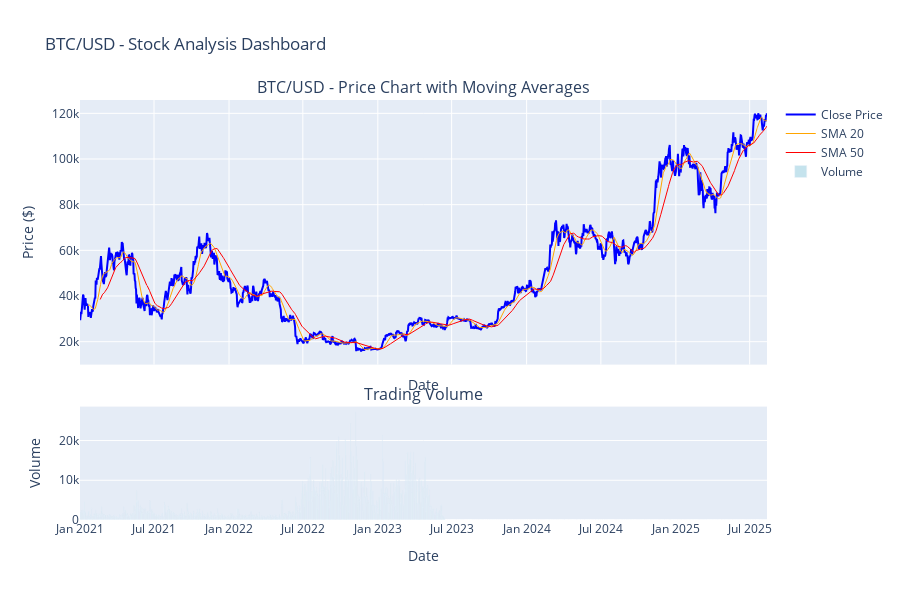
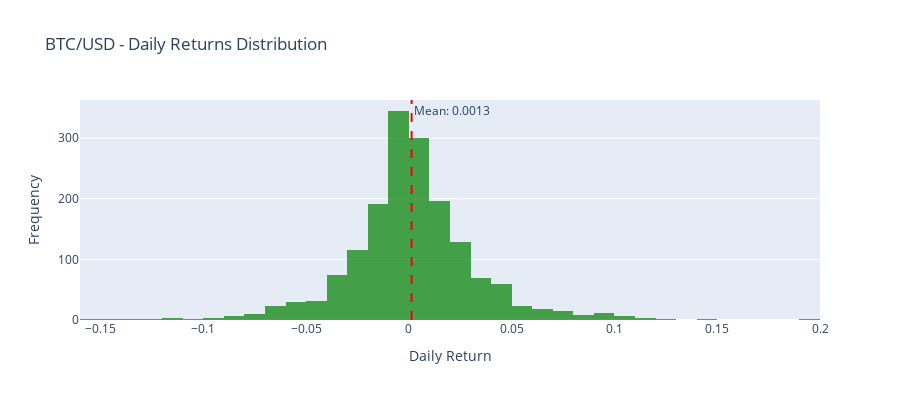
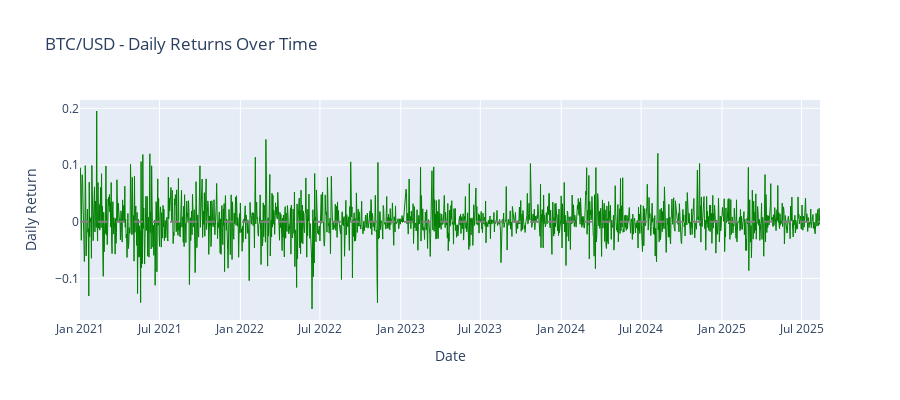
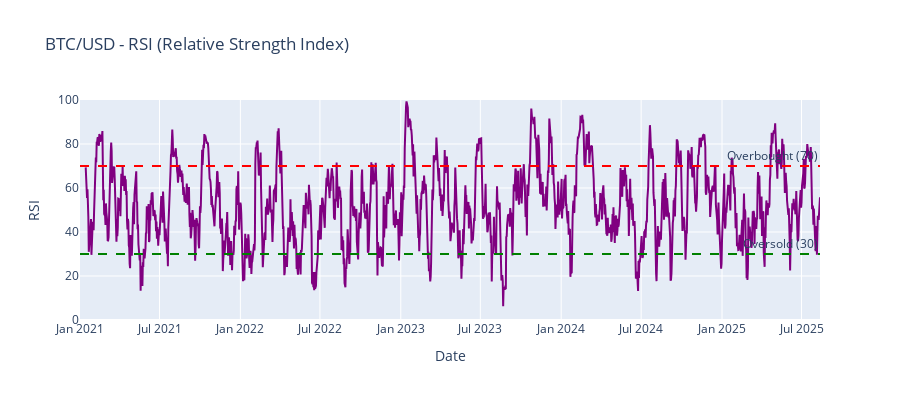

Notebook cell for these charts, in order:
### Code cell
# Create comprehensive interactive plots for financial analysis using Plotly

if barset is None:
    print("❌ No data available. Please check your symbol and timeframe.")
else:
    print(f"✅ Data available! Creating plots for {len(barset)} data points...")
    
    # Forward fill to remove NaN values
    print("Applying forward fill to remove NaN values...")
    barset = barset.fillna(method='ffill')
    print(f"Data cleaned. Remaining NaN values: {barset.isnull().sum().sum()}")
    
    # 1. Price Chart with Moving Averages and Volume
    fig_price = make_subplots(
        rows=2, cols=1,
        shared_xaxes=True,
        vertical_spacing=0.1,
        subplot_titles=(f'{symbol} - Price Chart with Moving Averages', 'Trading Volume'),
        row_heights=[0.7, 0.3]
    )

    # Add price and moving averages
    fig_price.add_trace(
        go.Scatter(x=barset['timestamp'], y=barset['close'], 
                  name='Close Price', line=dict(color='blue', width=2)),
        row=1, col=1
    )
    fig_price.add_trace(
        go.Scatter(x=barset['timestamp'], y=barset['sma_20'], 
                  name='SMA 20', line=dict(color='orange', width=1)),
        row=1, col=1
    )
    fig_price.add_trace(
        go.Scatter(x=barset['timestamp'], y=barset['sma_50'], 
                  name='SMA 50', line=dict(color='red', width=1)),
        row=1, col=1
    )

    # Add volume
    fig_price.add_trace(
        go.Bar(x=barset['timestamp'], y=barset['volume'], 
               name='Volume', marker_color='lightblue', opacity=0.7),
        row=2, col=1
    )

    fig_price.update_layout(
        title=f'{symbol} - Stock Analysis Dashboard',
        xaxis_title='Date',
        yaxis_title='Price ($)',
        height=600,
        showlegend=True
    )
    fig_price.update_xaxes(title_text="Date", row=2, col=1)
    fig_price.update_yaxes(title_text="Volume", row=2, col=1)

    fig_price.show()

    # 2. Daily Returns Distribution
    returns_clean = barset['daily_return'].dropna()
    fig_returns = go.Figure()

    fig_returns.add_trace(go.Histogram(
        x=returns_clean,
        nbinsx=50,
        name='Daily Returns',
        marker_color='green',
        opacity=0.7
    ))

    fig_returns.add_vline(
        x=returns_clean.mean(),
        line_dash="dash",
        line_color="red",
        annotation_text=f"Mean: {returns_clean.mean():.4f}"
    )

    fig_returns.update_layout(
        title=f'{symbol} - Daily Returns Distribution',
        xaxis_title='Daily Return',
        yaxis_title='Frequency',
        height=400
    )
    fig_returns.show()

    # 2b. Plot daily returns as a time series
    fig_returns_ts = go.Figure()
    fig_returns_ts.add_trace(go.Scatter(
        x=barset['timestamp'],
        y=barset['daily_return'],
        mode='lines',
        name='Daily Return',
        line=dict(color='green', width=1)
    ))
    fig_returns_ts.add_hline(y=0, line_dash="dash", line_color="gray")
    fig_returns_ts.update_layout(
        title=f'{symbol} - Daily Returns Over Time',
        xaxis_title='Date',
        yaxis_title='Daily Return',
        height=400
    )
    fig_returns_ts.show()

    # 3. RSI Chart
    fig_rsi = go.Figure()

    fig_rsi.add_trace(go.Scatter(
        x=barset['timestamp'], 
        y=barset['rsi'],
        mode='lines',
        name='RSI',
        line=dict(color='purple', width=2)
    ))

    fig_rsi.add_hline(y=70, line_dash="dash", line_color="red", 
                      annotation_text="Overbought (70)")
    fig_rsi.add_hline(y=30, line_dash="dash", line_color="green", 
                      annotation_text="Oversold (30)")

    fig_rsi.update_layout(
        title=f'{symbol} - RSI (Relative Strength Index)',
        xaxis_title='Date',
        yaxis_title='RSI',
        yaxis=dict(range=[0, 100]),
        height=400
    )
    fig_rsi.show()

    # 4. Volatility Chart
    fig_vol = go.Figure()

    fig_vol.add_trace(go.Scatter(
        x=barset['timestamp'], 
        y=barset['volatility'],
        mode='lines',
        name='20-Day Rolling Volatility',
        line=dict(color='red', width=2),
        fill='tonexty'
    ))

    fig_vol.update_layout(
        title=f'{symbol} - 20-Day Rolling Volatility',
        xaxis_title='Date',
        yaxis_title='Volatility',
        height=400
    )
    fig_vol.show()

    # 5. Price vs Volume Scatter Plot
    fig_scatter = px.scatter(
        barset, 
        x='volume', 
        y='close',
        color='daily_return',
        size='volume',
        hover_data=['timestamp'],
        title=f'{symbol} - Price vs Volume Relationship',
        color_continuous_scale='RdYlBu'
    )

    fig_scatter.update_layout(
        xaxis_title='Volume',
        yaxis_title='Close Price ($)',
        height=500
    )
    fig_scatter.show()

    # 6. Correlation Heatmap
    correlation_features = ['close', 'volume', 'daily_return', 'volatility', 'rsi']
    correlation_matrix = barset[correlation_features].corr()

    fig_corr = go.Figure(data=go.Heatmap(
        z=correlation_matrix.values,
        x=correlation_matrix.columns,
        y=correlation_matrix.columns,
        colorscale='RdBu',
        zmid=0,
        text=correlation_matrix.round(3).values,
        texttemplate="%{text}",
        textfont={"size": 12},
        hoverongaps=False
    ))

    fig_corr.update_layout(
        title=f'{symbol} - Feature Correlation Heatmap',
        height=500
    )
    fig_corr.show()

    # 7. Candlestick Chart (Bonus interactive chart)
    fig_candlestick = go.Figure(data=go.Candlestick(
        x=barset['timestamp'],
        open=barset['open'],
        high=barset['high'],
        low=barset['low'],
        close=barset['close'],
        name='OHLC'
    ))

    fig_candlestick.update_layout(
        title=f'{symbol} - Candlestick Chart',
        xaxis_title='Date',
        yaxis_title='Price ($)',
        height=500,
        xaxis_rangeslider_visible=False
    )
    fig_candlestick.show()

    # Statistical Summary
    print("\n" + "="*50)
    print("STATISTICAL SUMMARY")
    print("="*50)

    # Basic statistics
    print(f"\n{symbol} - Key Statistics:")
    print(f"Current Price: ${barset['close'].iloc[-1]:.2f}")
    print(f"52-Week High: ${barset['close'].max():.2f}")
    print(f"52-Week Low: ${barset['close'].min():.2f}")
    print(f"Average Daily Return: {barset['daily_return'].mean():.4f} ({barset['daily_return'].mean()*100:.2f}%)")
    print(f"Volatility (Std Dev): {barset['daily_return'].std():.4f} ({barset['daily_return'].std()*100:.2f}%)")
    print(f"Average Volume: {barset['volume'].mean():,.0f}")
    print("\nCorrelation Matrix:")
    print(correlation_matrix.round(3))

### Figure 1 — Plotly figure (JSON) as saved in the notebook; plotly's stock layout.template omitted (floating-point values rounded to 4 significant figures; data arrays with more than 128 entries replaced by an {"elided": "..."} marker saying what was removed)
{"data": [{"line": {"color": "blue", "width": 2}, "name": "Close Price", "type": "scatter", "x": {"elided": "1685 str values"}, "xaxis": "x", "y": {"elided": "1685 float values"}, "yaxis": "y"}, {"line": {"color": "orange", "width": 1}, "name": "SMA 20", "type": "scatter", "x": {"elided": "1685 str values"}, "xaxis": "x", "y": {"elided": "1685 float values"}, "yaxis": "y"}, {"line": {"color": "red", "width": 1}, "name": "SMA 50", "type": "scatter", "x": {"elided": "1685 str values"}, "xaxis": "x", "y": {"elided": "1685 float values"}, "yaxis": "y"}, {"marker": {"color": "lightblue"}, "name": "Volume", "opacity": 0.7, "type": "bar", "x": {"elided": "1685 str values"}, "xaxis": "x2", "y": {"elided": "1685 float values"}, "yaxis": "y2"}], "layout": {"annotations": [{"font": {"size": 16}, "showarrow": false, "text": "BTC/USD - Price Chart with Moving Averages", "x": 0.5, "xanchor": "center", "xref": "paper", "y": 1, "yanchor": "bottom", "yref": "paper"}, {"font": {"size": 16}, "showarrow": false, "text": "Trading Volume", "x": 0.5, "xanchor": "center", "xref": "paper", "y": 0.27, "yanchor": "bottom", "yref": "paper"}], "height": 600, "showlegend": true, "title": {"text": "BTC/USD - Stock Analysis Dashboard"}, "xaxis": {"anchor": "y", "domain": [0, 1], "matches": "x2", "showticklabels": false, "title": {"text": "Date"}}, "xaxis2": {"anchor": "y2", "domain": [0, 1], "title": {"text": "Date"}}, "yaxis": {"anchor": "x", "domain": [0.37, 1], "title": {"text": "Price ($)"}}, "yaxis2": {"anchor": "x2", "domain": [0, 0.27], "title": {"text": "Volume"}}}}

### Figure 2 — Plotly figure (JSON) as saved in the notebook; plotly's stock layout.template omitted (floating-point values rounded to 4 significant figures; data arrays with more than 128 entries replaced by an {"elided": "..."} marker saying what was removed)
{"data": [{"marker": {"color": "green"}, "name": "Daily Returns", "nbinsx": 50, "opacity": 0.7, "type": "histogram", "x": {"elided": "1684 float values"}}], "layout": {"annotations": [{"showarrow": false, "text": "Mean: 0.0013", "x": 0.00133, "xanchor": "left", "xref": "x", "y": 1, "yanchor": "top", "yref": "y domain"}], "height": 400, "shapes": [{"line": {"color": "red", "dash": "dash"}, "type": "line", "x0": 0.00133, "x1": 0.00133, "xref": "x", "y0": 0, "y1": 1, "yref": "y domain"}], "title": {"text": "BTC/USD - Daily Returns Distribution"}, "xaxis": {"title": {"text": "Daily Return"}}, "yaxis": {"title": {"text": "Frequency"}}}}

### Figure 3 — Plotly figure (JSON) as saved in the notebook; plotly's stock layout.template omitted (floating-point values rounded to 4 significant figures; data arrays with more than 128 entries replaced by an {"elided": "..."} marker saying what was removed)
{"data": [{"line": {"color": "green", "width": 1}, "mode": "lines", "name": "Daily Return", "type": "scatter", "x": {"elided": "1685 str values"}, "y": {"elided": "1685 float values"}}], "layout": {"height": 400, "shapes": [{"line": {"color": "gray", "dash": "dash"}, "type": "line", "x0": 0, "x1": 1, "xref": "x domain", "y0": 0, "y1": 0, "yref": "y"}], "title": {"text": "BTC/USD - Daily Returns Over Time"}, "xaxis": {"title": {"text": "Date"}}, "yaxis": {"title": {"text": "Daily Return"}}}}

### Figure 4 — Plotly figure (JSON) as saved in the notebook; plotly's stock layout.template omitted (floating-point values rounded to 4 significant figures; data arrays with more than 128 entries replaced by an {"elided": "..."} marker saying what was removed)
{"data": [{"line": {"color": "purple", "width": 2}, "mode": "lines", "name": "RSI", "type": "scatter", "x": {"elided": "1685 str values"}, "y": {"elided": "1685 float values"}}], "layout": {"annotations": [{"showarrow": false, "text": "Overbought (70)", "x": 1, "xanchor": "right", "xref": "x domain", "y": 70, "yanchor": "bottom", "yref": "y"}, {"showarrow": false, "text": "Oversold (30)", "x": 1, "xanchor": "right", "xref": "x domain", "y": 30, "yanchor": "bottom", "yref": "y"}], "height": 400, "shapes": [{"line": {"color": "red", "dash": "dash"}, "type": "line", "x0": 0, "x1": 1, "xref": "x domain", "y0": 70, "y1": 70, "yref": "y"}, {"line": {"color": "green", "dash": "dash"}, "type": "line", "x0": 0, "x1": 1, "xref": "x domain", "y0": 30, "y1": 30, "yref": "y"}], "title": {"text": "BTC/USD - RSI (Relative Strength Index)"}, "xaxis": {"title": {"text": "Date"}}, "yaxis": {"range": [0, 100], "title": {"text": "RSI"}}}}
